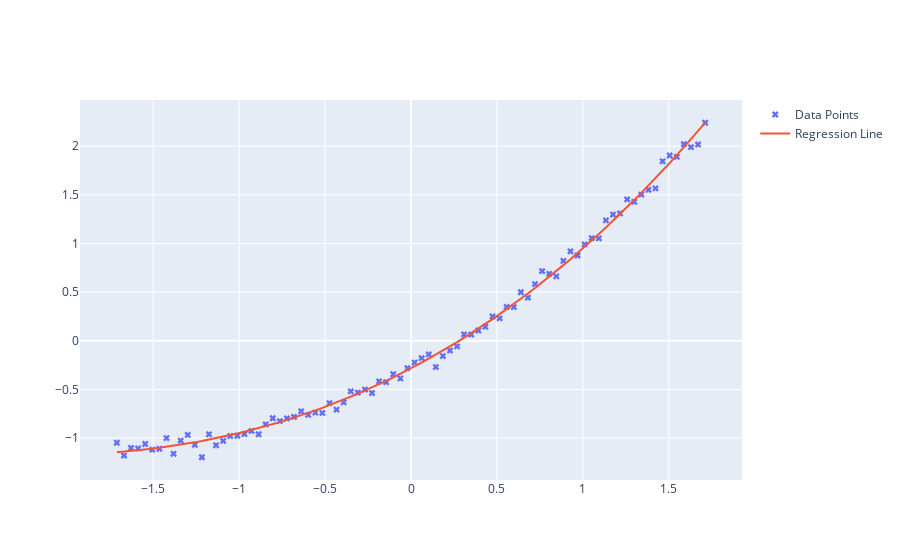

Write notebook code for a chart like this one.
### Code cell
# Create a new Plotly figure to visualize the data points and the regression line
fig = go.Figure()

# Add a scatter plot for the original data points from the CSV file
fig.add_trace(
    go.Scatter(
        x=x_normalized[:, 1],  # X values from the 'x' column
        y=y_normalized.reshape(-1,),  # Y values from the 'y' column
        mode='markers',  # Plot style as markers (points)
        marker=dict(symbol='x'),  # Marker style
        name='Data Points'  # Name for the legend
    )
)

fig.add_trace(
    go.Scatter(
        x=x_normalized[:, 1],  # X values for the regression line
        y=y_range.reshape(-1,),  # Y values for the regression line
        mode='lines',  # Plot style as a line
        name='Regression Line'  # Name for the legend
    )
)
